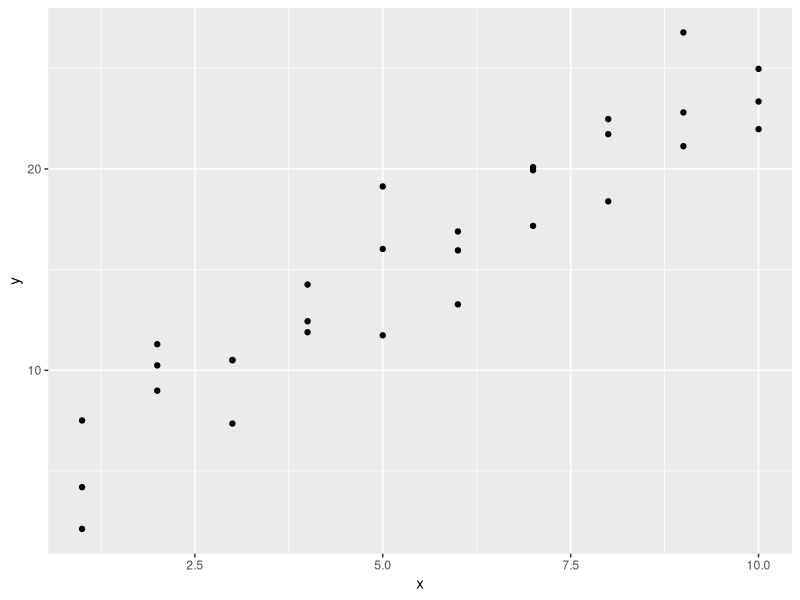
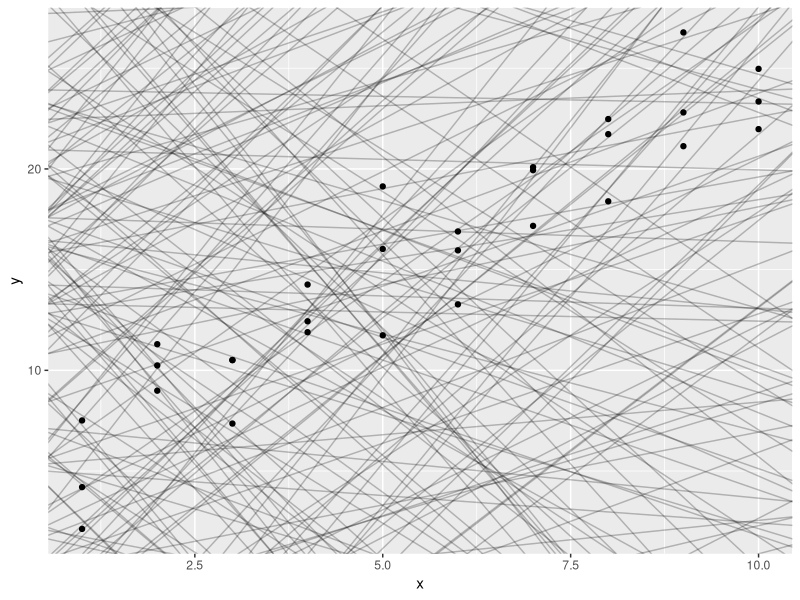
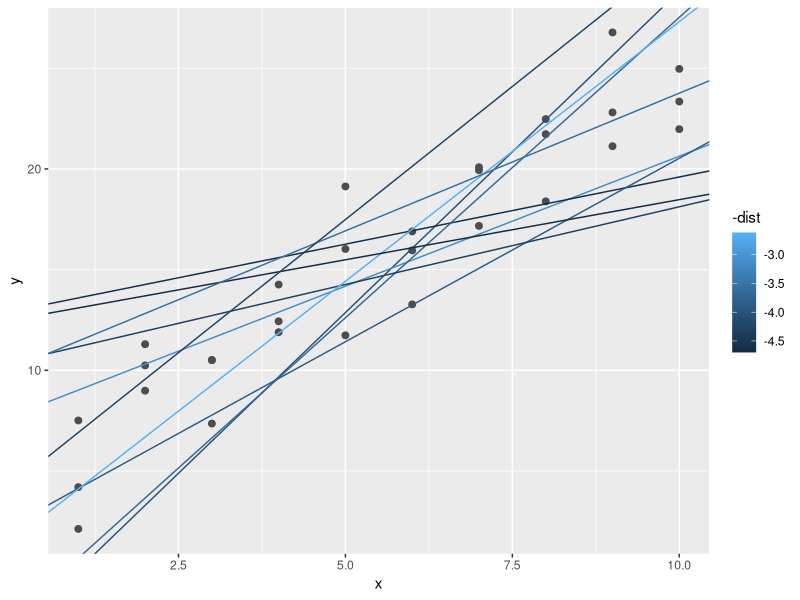
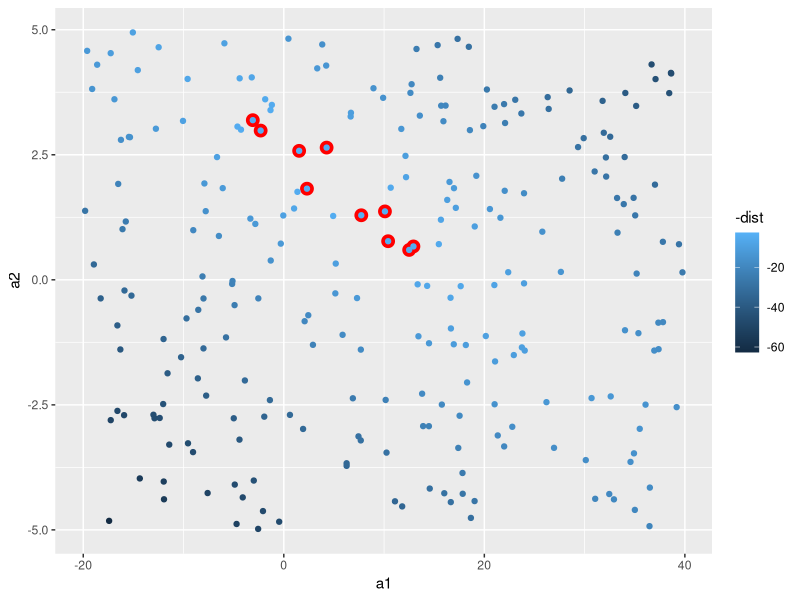
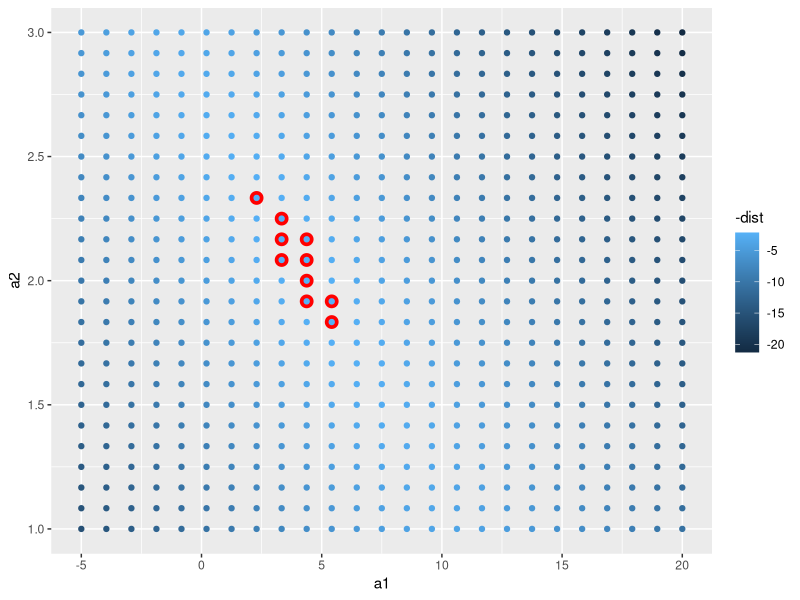
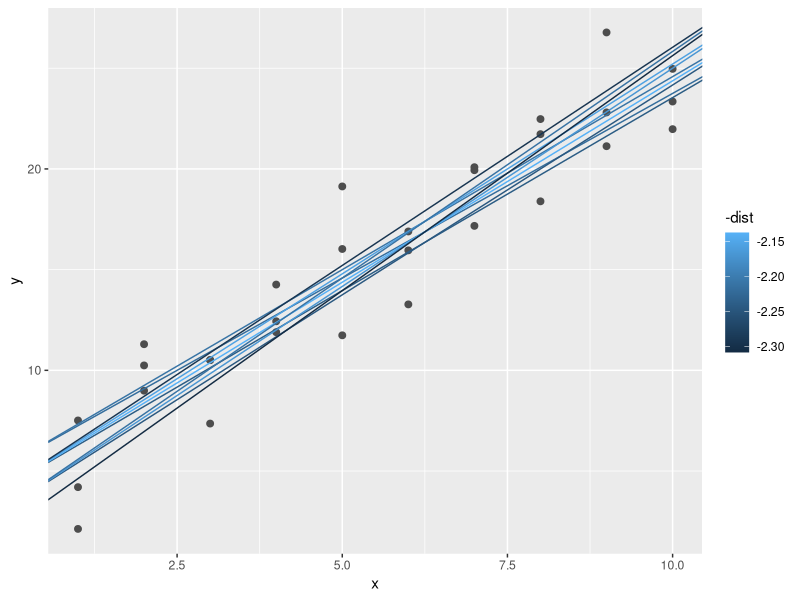
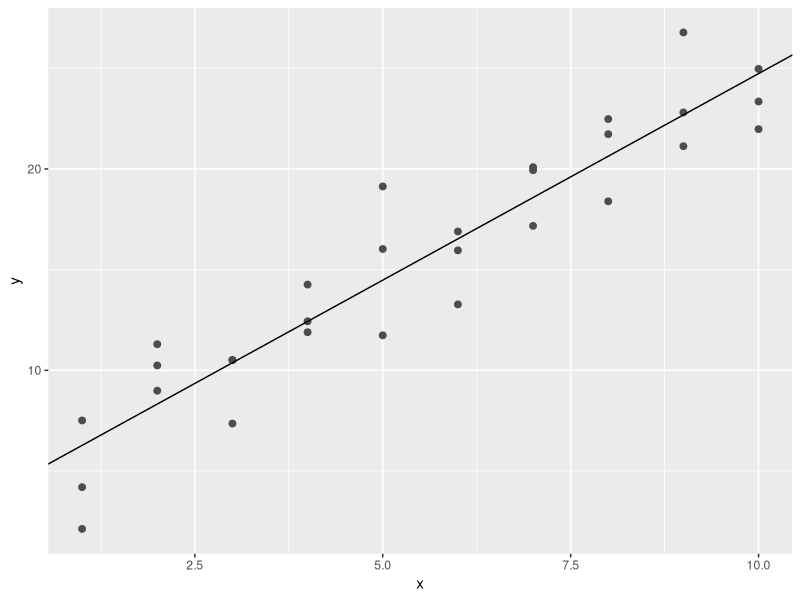
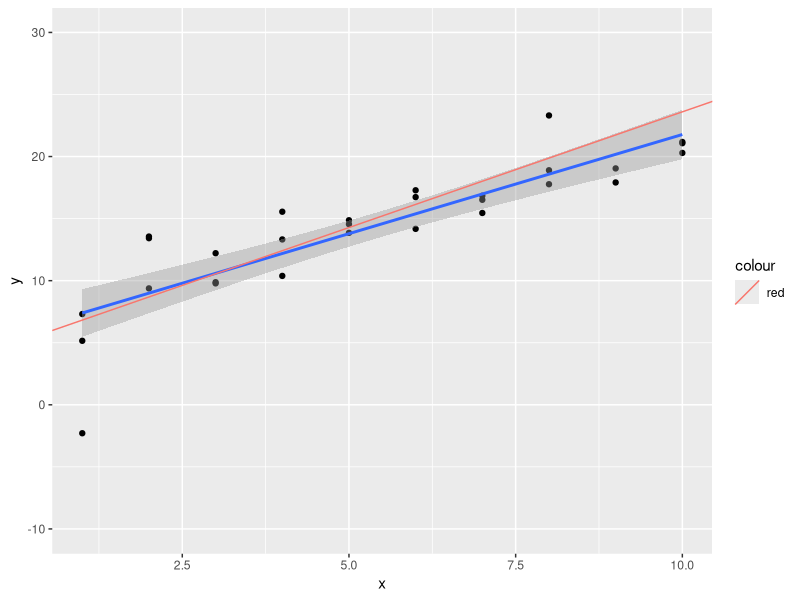

These charts were generated, in order, by the following R code: (Note: this script raises an error after producing the figures.)
library(tidyverse)

library(modelr)
options(na.action = na.warn)


# 23.2 A very simple model ------------------------------------------------

ggplot(sim1, aes(x, y)) +
  geom_point()

models <- tibble(
  a1 = runif(250, -20, 40),
  a2 = runif(250, -5, 5)
)

ggplot(sim1, aes(x, y)) + 
  geom_abline(aes(intercept = a1, slope = a2), data = models, alpha = 1/4) +
  geom_point() 

model1 <- function(a, data) {
  a[1] + data$x * a[2]
}
model1(c(7, 1.5), sim1)
measure_distance <- function(mod, data) {
  diff <- data$y - model1(mod, data)
  sqrt(mean(diff ^ 2))
}
measure_distance(c(7, 1.5), sim1)

sim1_dist <- function(a1, a2) {
  measure_distance(c(a1, a2), sim1)
}

models <- models %>% 
  mutate(dist = purrr::map2_dbl(a1, a2, sim1_dist))
models
ggplot(sim1, aes(x, y)) + 
  geom_point(size = 2, colour = "grey30") + 
  geom_abline(
    aes(intercept = a1, slope = a2, colour = -dist), 
    data = filter(models, rank(dist) <= 10)
  )

ggplot(models, aes(a1, a2)) +
  geom_point(data = filter(models, rank(dist) <= 10), size = 4, colour = "red") +
  geom_point(aes(colour = -dist))

grid <- expand.grid(
  a1 = seq(-5, 20, length = 25),
  a2 = seq(1, 3, length = 25)
) %>% 
  mutate(dist = purrr::map2_dbl(a1, a2, sim1_dist))

grid %>% 
  ggplot(aes(a1, a2)) +
  geom_point(data = filter(grid, rank(dist) <= 10), size = 4, colour = "red") +
  geom_point(aes(colour = -dist)) 
?expand.grid

ggplot(sim1, aes(x, y)) + 
  geom_point(size = 2, colour = "grey30") + 
  geom_abline(
    aes(intercept = a1, slope = a2, colour = -dist), 
    data = filter(grid, rank(dist) <= 10)
  )

# You could imagine iteratively making the grid finer and finer until you
# narrowed in on the best model. But there’s a better way to tackle that
# problem: a numerical minimisation tool called Newton-Raphson search. The
# intuition of Newton-Raphson is pretty simple: you pick a starting point and
# look around for the steepest slope. You then ski down that slope a little way,
# and then repeat again and again, until you can’t go any lower. In R, we can do
# that with optim():
best <- optim(c(0, 0), measure_distance, data = sim1)
best$par
?optim
ggplot(sim1, aes(x, y)) + 
  geom_point(size = 2, colour = "grey30") + 
  geom_abline(intercept = best$par[1], slope = best$par[2])

sim1_mod <- lm(y ~ x, data = sim1)
coef(sim1_mod)

# 23.2.1Exercises
#1
sim1a <- tibble(
  x = rep(1:10, each = 3),
  y = x * 1.5 + 6 + rt(length(x), df = 2)
)
fit1a <- lm(y ~ x, data = sim1a)
ggplot(sim1a, aes(x, y)) +
  geom_point() +
  ylim(c(-10, 30)) +
  geom_smooth(method = "lm") +
  geom_abline(
    aes(intercept = fit1a$coefficients[1],
        slope = fit1a$coefficients[2],
        colour = 'red'),
    data = sim1a)
fit1a$coefficients
sim1a
range(sim1a$y)
?map

simt <- function(i) {
  tibble(
    x = rep(1:10, each = 3), 
    y = x * 1.5 + 6 + rt(length(x), df = 2),
    .id = i
  )
}

lm_df <- function(df) {
  mod <- lm(y ~ x, data = df)
  beta <- coefficients(mod)
  tibble(intercept = beta[1],
         slope = beta[2])
}

simt(1)
lm_df(simt(1))

sims <- map(1:100, 
            simt) %>% 
  map_df(lm_df)
sims

ggplot(sims, aes(x = intercept, y = slope)) +
  geom_point()

#2
make_prediction <- function(a, data) {
  a[1] + data$x * a[2]
}

measure_distance <- function(mod, data) {
  diff <- data$y - make_prediction(mod, data)
  mean(abs(diff))
}

# model1(c(7, 1.5), sim1)
# measure_distance <- function(mod, data) {
#   diff <- data$y - model1(mod, data)
#   sqrt(mean(diff ^ 2))
# }
# measure_distance(c(7, 1.5), sim1)
# sim_e2 <- as.double(sims[1,])
# sim_e2
sim_e2 <- simt(1)
best <- optim(c(0, 0), measure_distance, data = sim_e2)
best
lm_e2 <- lm(y ~ x, data = sim_e2)
lm_e2$coefficients
ggplot(sim_e2, aes(x, y)) +
  geom_point() +
  geom_abline(aes(intercept = best$par[1],
                  slope = best$par[2],
                  colour = "blue")) +
  geom_abline(aes(intercept = lm_e2$coefficients[1],
                  slope = lm_e2$coefficients[2],
                  colour = "red"))

# 23.3.1 Predictions ------------------------------------------------------

grid <- sim1 %>% 
  data_grid(x)
grid
grid <- grid %>% 
  add_predictions(sim1_mod)
grid
ggplot(sim1, aes(x = x)) +
  geom_point(aes(y = y)) +
  geom_line(aes(y = pred), data = grid, colour = "red", size = 1)
sim1 <- sim1 %>% 
  add_residuals(sim1_mod)
sim1
summary(sim1_mod)
dim(sim1)

# There are a few different ways to understand what the residuals tell us about
# the model. One way is to simply draw a frequency polygon to help us understand
# the spread of the residuals:
  
ggplot(sim1, aes(resid)) + 
  geom_freqpoly(binwidth = 0.5)

# You’ll often want to recreate plots using the residuals instead of the
# original predictor. You’ll see a lot of that in the next chapter.

ggplot(sim1, aes(x, resid)) + 
  geom_ref_line(h = 0) +
  geom_point() 
?add_predictions

# 23.3.3 Exercises
#1

# sim1_mod <- lm(y ~ x, data = sim1)
sim1_mod_loess <- loess(y ~ x, data = sim1)
summary(sim1_mod_loess)
grid
grid <- grid %>% 
  add_predictions(sim1_mod_loess)
grid
ggplot(sim1, aes(x = x)) +
  geom_point(aes(y = y)) +
  geom_line(aes(y = pred), data = grid, colour = "red", size = 1)
summary(sim1_mod)
sim1
sim1 <- sim1 %>% 
  add_residuals(sim1_mod_loess)
sim1

#2
?add_predictions
add_predictions(sim1, sim1_mod)
sim1
add_predictions(grid, sim1_mod)
spread_predictions(grid, sim1_mod, sim1_mod_loess)
gather_predictions(grid, sim1_mod, sim1_mod_loess)

#3
?geom_ref_line

# 23.4 Formulas and model families ----------------------------------------

df <- tribble(
  ~y, ~x1, ~x2,
  4, 2, 5,
  5, 1, 6
)
df
model_matrix(y ~ x1, data = df)
model_matrix(df, y ~ x1 + x2)
?model_matrix
model.matrix(y ~ x1, data = df)
model_matrix(mtcars, mpg ~ cyl)
dim(mtcars)
model.matrix(y ~ x1, data = df)

# 23.4.1 Categorical variables --------------------------------------------

df <- tribble(
  ~ sex, ~ response,
  "male", 1,
  "female", 2,
  "male", 1
)
model_matrix(df, response ~ sex)

ggplot(sim2) + 
   geom_point(aes(x, y))
mod2 <- lm(y ~ x, sim2)
grid <- sim2 %>% 
  data_grid(x) %>% 
  add_predictions(mod2)
grid

ggplot(sim2, aes(x)) + 
  geom_point(aes(y = y)) +
  geom_point(data = grid, aes(y = pred), colour = "red", size = 4)


# 23.4.2 Interactions (continuous and categorical) ------------------------

ggplot(sim3, aes(x1, y)) + 
  geom_point(aes(colour = x2))
sim3

# There are two possible models you could fit to this data:
  
mod1 <- lm(y ~ x1 + x2, data = sim3)
mod2 <- lm(y ~ x1 * x2, data = sim3)

grid <- sim3 %>% 
  data_grid(x1, x2) %>% 
  gather_predictions(mod1, mod2)
grid
sim3 %>% data_grid(x1, x2)

ggplot(sim3, aes(x1, y, colour = x2)) + 
  geom_point() + 
  geom_line(data = grid, aes(y = pred)) + 
  facet_wrap(~ model)

sim3 <- sim3 %>% 
  gather_residuals(mod1, mod2)

ggplot(sim3, aes(x1, resid, colour = x2)) + 
  geom_point() + 
  facet_grid(model ~ x2)
sim3

# 23.4.3 Interactions (two continuous) ------------------------------------

mod1 <- lm(y ~ x1 + x2, data = sim4)
mod2 <- lm(y ~ x1 * x2, data = sim4)

sim4
grid <- sim4 %>% 
  data_grid(
    x1 = seq_range(x1, 5), 
    x2 = seq_range(x2, 5) 
  ) %>% 
  gather_predictions(mod1, mod2)
grid

seq_range(c(0.0123, 0.923423), n = 5)
#> [1] 0.0123 0.2401 0.4679 0.6956 0.9234
seq_range(c(0.0123, 0.923423), n = 5, pretty = TRUE)

x1 <- rcauchy(100)
seq_range(x1, n = 5)
#> [1] -115.9  -83.5  -51.2  -18.8   13.5
seq_range(x1, n = 5, trim = 0.10)
#> [1] -13.84  -8.71  -3.58   1.55   6.68
seq_range(x1, n = 5, trim = 0.25)
#> [1] -2.1735 -1.0594  0.0547  1.1687  2.2828
seq_range(x1, n = 5, trim = 0.50)
#> [1] -0.725 -0.268  0.189  0.647  1.104

x2 <- c(0, 1)
seq_range(x2, n = 5)
#> [1] 0.00 0.25 0.50 0.75 1.00
seq_range(x2, n = 5, expand = 0.10)
#> [1] -0.050  0.225  0.500  0.775  1.050
seq_range(x2, n = 5, expand = 0.25)
#> [1] -0.125  0.188  0.500  0.812  1.125
seq_range(x2, n = 5, expand = 0.50)

ggplot(grid, aes(x1, x2)) + 
  geom_tile(aes(fill = pred)) + 
  facet_wrap(~ model)

# That doesn’t suggest that the models are very different! But that’s partly an
# illusion: our eyes and brains are not very good at accurately comparing shades
# of colour. Instead of looking at the surface from the top, we could look at it
# from either side, showing multiple slices:
  
ggplot(grid, aes(x1, pred, colour = x2, group = x2)) + 
  geom_line() +
  facet_wrap(~ model)
ggplot(grid, aes(x2, pred, colour = x1, group = x1)) + 
  geom_line() +
  facet_wrap(~ model)

# 23.4.4 Transformations --------------------------------------------------

df <- tribble(
  ~y, ~x,
  1,  1,
  2,  2, 
  3,  3
)

df <- tribble(
  ~y, ~x,
  1,  1, 
  2,  2,
  3,  3
)
df
model_matrix(df, y ~ x^2 + x)
model_matrix(df, y ~ I(x ^ 2) + x)

model_matrix(df, y ~ poly(x, 2))

library(splines)
model_matrix(df, y ~ ns(x, 2))

# Let’s see what that looks like when we try and approximate a non-linear function:
  
sim5 <- tibble(
    x = seq(0, 3.5 * pi, length = 50),
    y = 4 * sin(x) + rnorm(length(x))
)
sim5

ggplot(sim5, aes(x, y)) +
  geom_point()

mod1 <- lm(y ~ ns(x, 1), data = sim5)
mod2 <- lm(y ~ ns(x, 2), data = sim5)
mod3 <- lm(y ~ ns(x, 3), data = sim5)
mod4 <- lm(y ~ ns(x, 4), data = sim5)
mod5 <- lm(y ~ ns(x, 5), data = sim5)

grid <- sim5 %>% 
  data_grid(x = seq_range(x, n = 50, expand = 0.1)) %>% 
  gather_predictions(mod1, mod2, mod3, mod4, mod5, .pred = "y")
seq_range(1:10, 19)
grid
ggplot(sim5, aes(x, y)) + 
  geom_point() +
  geom_line(data = grid, colour = "red") +
  facet_wrap(~ model)

# 23.4.5 Exercises
#1
sim2
mod2 <- lm(y ~ x, data = sim2)
mod2a <- lm(y ~ x - 1, data = sim2)
summary(mod2)
summary(mod2a)

#2
model_matrix(mod2$call)


# 23.5 Missing values -----------------------------------------------------

df <- tribble(
  ~x, ~y,
  1, 2.2,
  2, NA,
  3, 3.5,
  4, 8.3,
  NA, 10
)

mod <- lm(y ~ x, data = df)
nobs(mod)
